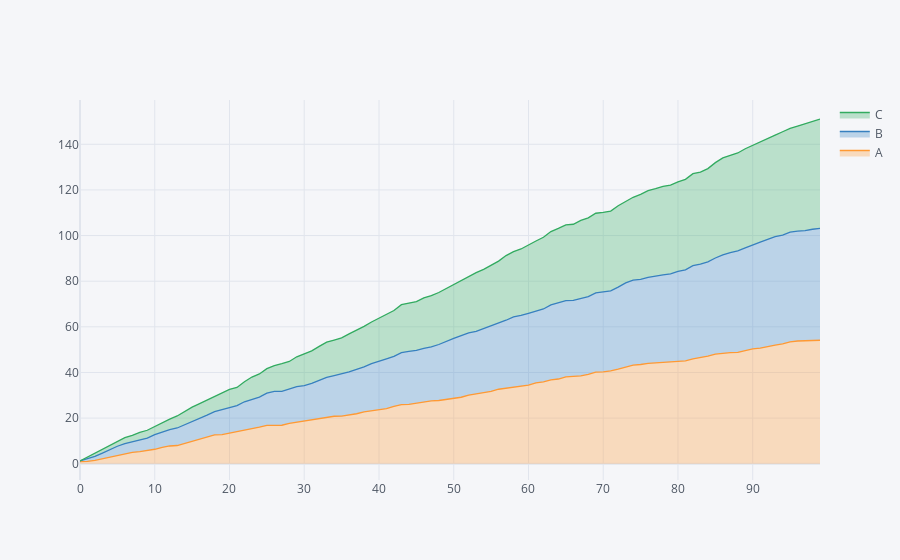

Notebook code for this chart:
### Code cell
df.iplot(kind='area',fill=True)
